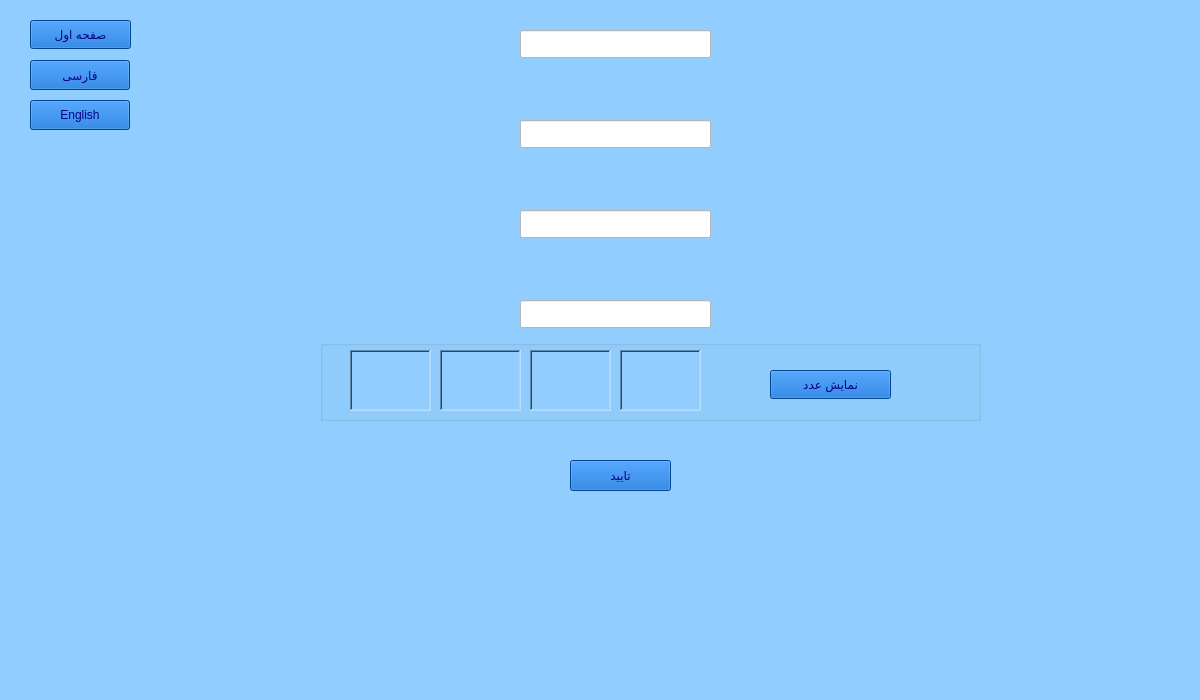
<?xml version="1.0" encoding="UTF-8"?>
<ui version="4.0">
 <class>signin</class>
 <widget class="QMainWindow" name="signin">
  <property name="geometry">
   <rect>
    <x>0</x>
    <y>0</y>
    <width>1200</width>
    <height>700</height>
   </rect>
  </property>
  <property name="minimumSize">
   <size>
    <width>0</width>
    <height>0</height>
   </size>
  </property>
  <property name="windowTitle">
   <string>MainWindow</string>
  </property>
  <property name="styleSheet">
   <string notr="true">background-color: rgb(145, 206, 255);</string>
  </property>
  <widget class="QWidget" name="centralwidget">
   <widget class="QWidget" name="widget_p_signin" native="true">
    <property name="geometry">
     <rect>
      <x>170</x>
      <y>20</y>
      <width>861</width>
      <height>321</height>
     </rect>
    </property>
    <property name="styleSheet">
     <string notr="true"/>
    </property>
    <widget class="QLineEdit" name="lineEdit_signin_name">
     <property name="geometry">
      <rect>
       <x>350</x>
       <y>10</y>
       <width>191</width>
       <height>28</height>
      </rect>
     </property>
     <property name="styleSheet">
      <string notr="true">background-color: rgb(255, 255, 255);</string>
     </property>
     <property name="inputMethodHints">
      <set>Qt::ImhNone</set>
     </property>
     <property name="text">
      <string/>
     </property>
    </widget>
    <widget class="QLineEdit" name="lineEdit_signin_password">
     <property name="geometry">
      <rect>
       <x>350</x>
       <y>100</y>
       <width>191</width>
       <height>28</height>
      </rect>
     </property>
     <property name="styleSheet">
      <string notr="true">background-color: rgb(255, 255, 255);</string>
     </property>
    </widget>
    <widget class="QLineEdit" name="lineEdit_signin_REpassword">
     <property name="geometry">
      <rect>
       <x>350</x>
       <y>190</y>
       <width>191</width>
       <height>28</height>
      </rect>
     </property>
     <property name="styleSheet">
      <string notr="true">background-color: rgb(255, 255, 255);</string>
     </property>
    </widget>
    <widget class="QLineEdit" name="lineEdit_safe_signin">
     <property name="geometry">
      <rect>
       <x>350</x>
       <y>280</y>
       <width>191</width>
       <height>28</height>
      </rect>
     </property>
     <property name="styleSheet">
      <string notr="true">background-color: rgb(255, 255, 255);</string>
     </property>
    </widget>
   </widget>
   <widget class="QFrame" name="frame_Poetry">
    <property name="geometry">
     <rect>
      <x>210</x>
      <y>420</y>
      <width>881</width>
      <height>301</height>
     </rect>
    </property>
    <property name="styleSheet">
     <string notr="true">image: url(:/new/prefix1/image/qt_Poetry2.png);</string>
    </property>
    <property name="frameShape">
     <enum>QFrame::NoFrame</enum>
    </property>
    <property name="frameShadow">
     <enum>QFrame::Raised</enum>
    </property>
    <widget class="QPushButton" name="pushButton_ok_signin">
     <property name="geometry">
      <rect>
       <x>360</x>
       <y>40</y>
       <width>101</width>
       <height>31</height>
      </rect>
     </property>
     <property name="styleSheet">
      <string notr="true">color: rgb(9, 0, 137);
image: url(:/new/prefix1/image/rang2.png);
font: 700 11pt &quot;Segoe UI&quot;;
background-color: rgb(0, 96, 202);

</string>
     </property>
     <property name="text">
      <string>تایید</string>
     </property>
    </widget>
   </widget>
   <widget class="QPushButton" name="pushButton_menu_signin">
    <property name="geometry">
     <rect>
      <x>30</x>
      <y>20</y>
      <width>101</width>
      <height>29</height>
     </rect>
    </property>
    <property name="styleSheet">
     <string notr="true">color: rgb(9, 0, 137);
font: 700 11pt &quot;Segoe UI&quot;;
background-color: rgb(0, 96, 202);

</string>
    </property>
    <property name="text">
     <string>صفحه اول</string>
    </property>
   </widget>
   <widget class="QPushButton" name="pushButton_English_signin">
    <property name="geometry">
     <rect>
      <x>30</x>
      <y>100</y>
      <width>100</width>
      <height>30</height>
     </rect>
    </property>
    <property name="styleSheet">
     <string notr="true">color: rgb(9, 0, 137);
font: 700 11pt &quot;Segoe UI&quot;;
background-color: rgb(0, 96, 202);

</string>
    </property>
    <property name="text">
     <string>English</string>
    </property>
   </widget>
   <widget class="QPushButton" name="pushButton_Persian_signin">
    <property name="geometry">
     <rect>
      <x>30</x>
      <y>60</y>
      <width>100</width>
      <height>30</height>
     </rect>
    </property>
    <property name="styleSheet">
     <string notr="true">color: rgb(9, 0, 137);
font: 700 11pt &quot;Segoe UI&quot;;
background-color: rgb(0, 96, 202);

</string>
    </property>
    <property name="text">
     <string>فارسی</string>
    </property>
   </widget>
   <widget class="QGroupBox" name="groupBox_safe_signin">
    <property name="geometry">
     <rect>
      <x>320</x>
      <y>340</y>
      <width>661</width>
      <height>81</height>
     </rect>
    </property>
    <property name="styleSheet">
     <string notr="true"/>
    </property>
    <property name="title">
     <string/>
    </property>
    <widget class="QFrame" name="frame_safe_2_signin">
     <property name="geometry">
      <rect>
       <x>120</x>
       <y>10</y>
       <width>81</width>
       <height>61</height>
      </rect>
     </property>
     <property name="styleSheet">
      <string notr="true">background-color: rgb(145, 206, 255);
</string>
     </property>
     <property name="frameShape">
      <enum>QFrame::WinPanel</enum>
     </property>
     <property name="frameShadow">
      <enum>QFrame::Sunken</enum>
     </property>
    </widget>
    <widget class="QFrame" name="frame_safe_3_signin">
     <property name="geometry">
      <rect>
       <x>210</x>
       <y>10</y>
       <width>81</width>
       <height>61</height>
      </rect>
     </property>
     <property name="styleSheet">
      <string notr="true">background-color: rgb(145, 206, 255);
</string>
     </property>
     <property name="frameShape">
      <enum>QFrame::WinPanel</enum>
     </property>
     <property name="frameShadow">
      <enum>QFrame::Sunken</enum>
     </property>
    </widget>
    <widget class="QFrame" name="frame_safe_4_signin">
     <property name="geometry">
      <rect>
       <x>300</x>
       <y>10</y>
       <width>81</width>
       <height>61</height>
      </rect>
     </property>
     <property name="styleSheet">
      <string notr="true">background-color: rgb(145, 206, 255);
</string>
     </property>
     <property name="frameShape">
      <enum>QFrame::WinPanel</enum>
     </property>
     <property name="frameShadow">
      <enum>QFrame::Sunken</enum>
     </property>
    </widget>
    <widget class="QPushButton" name="pushButton_show_safe_signin">
     <property name="geometry">
      <rect>
       <x>450</x>
       <y>30</y>
       <width>121</width>
       <height>29</height>
      </rect>
     </property>
     <property name="styleSheet">
      <string notr="true">color: rgb(9, 0, 137);
font: 700 11pt &quot;Segoe UI&quot;;
background-color: rgb(0, 96, 202);

</string>
     </property>
     <property name="text">
      <string>نمایش عدد</string>
     </property>
    </widget>
    <widget class="QFrame" name="frame_safe_1_signin">
     <property name="geometry">
      <rect>
       <x>30</x>
       <y>10</y>
       <width>81</width>
       <height>61</height>
      </rect>
     </property>
     <property name="styleSheet">
      <string notr="true">background-color: rgb(145, 206, 255);
</string>
     </property>
     <property name="frameShape">
      <enum>QFrame::WinPanel</enum>
     </property>
     <property name="frameShadow">
      <enum>QFrame::Sunken</enum>
     </property>
    </widget>
   </widget>
   <zorder>frame_Poetry</zorder>
   <zorder>widget_p_signin</zorder>
   <zorder>pushButton_menu_signin</zorder>
   <zorder>pushButton_English_signin</zorder>
   <zorder>pushButton_Persian_signin</zorder>
   <zorder>groupBox_safe_signin</zorder>
  </widget>
  <widget class="QMenuBar" name="menubar">
   <property name="geometry">
    <rect>
     <x>0</x>
     <y>0</y>
     <width>1200</width>
     <height>25</height>
    </rect>
   </property>
  </widget>
  <widget class="QStatusBar" name="statusbar"/>
 </widget>
 <resources/>
 <connections/>
</ui>
